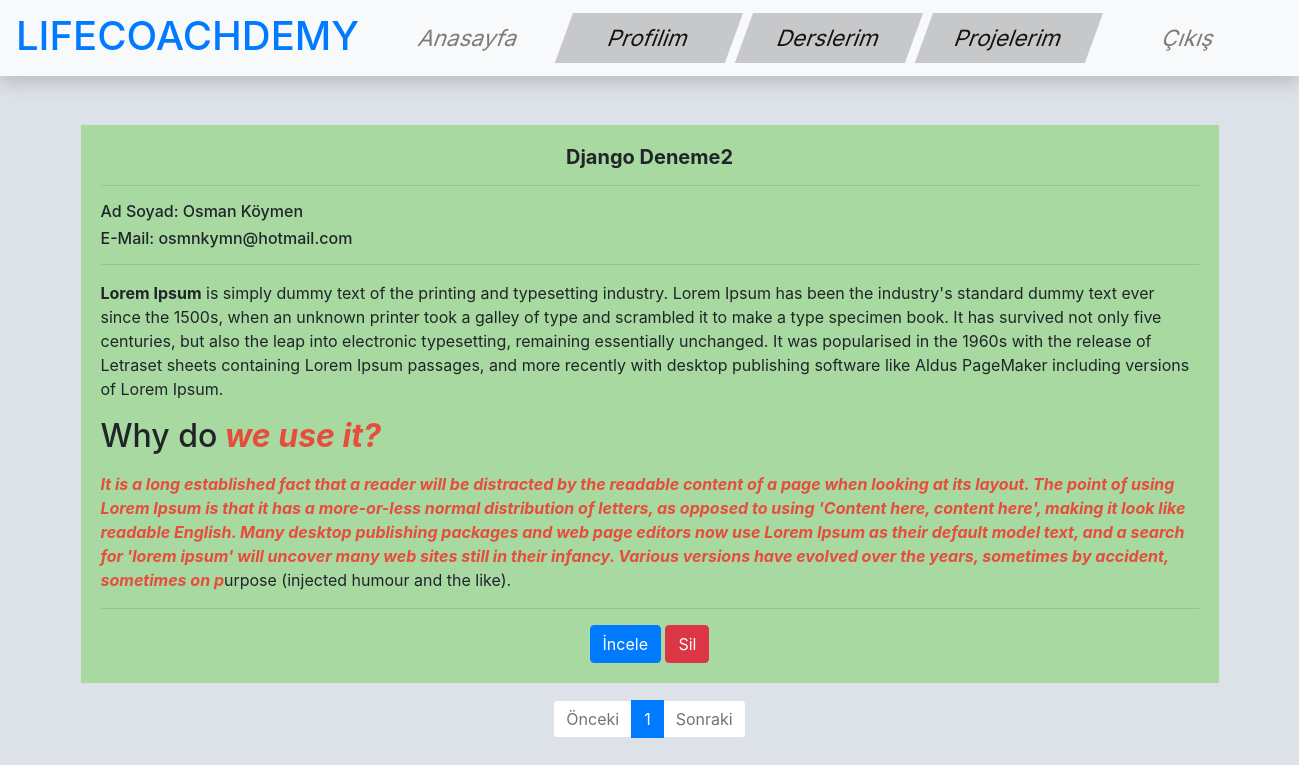
/contact/index/ (signed in), run on the app's committed database.
### contact/models.py (models this page shows, shortened)
class Contact(models.Model):
    full_name = models.CharField(max_length=250, verbose_name='Ad Soyad')
    name = models.CharField(max_length=120, verbose_name='Başlık')
    eMail = models.EmailField(verbose_name='E-mail')
    content = RichTextField(verbose_name='İçerik', null=True, blank=True)
    slug = models.SlugField(unique=True, editable=False, max_length=130)
    answered = models.BooleanField(verbose_name='Cevaplanma Durumu', default=False)
    post_answered_user = models.ForeignKey('auth.User', verbose_name='Postu Cevaplayan Kişi', on_delete=models.CASCADE, null=True, blank=True)
    def get_absolute_url(self):
        return reverse('contact:detail', kwargs={'slug': self.slug})
    def get_delete_url(self):
        return reverse('contact:delete', kwargs={'slug': self.slug})

### contact/views.py (the view, shortened to what this page needs)
def contact_index(request):
    if not request.user.is_superuser:
        return Http404()
    contact_list = Contact.objects.all()
    query = request.GET.get('q')
    paginator = Paginator(contact_list, 5)
    page = request.GET.get('sayfa')
    try:
        contacts = paginator.page(page)
    except PageNotAnInteger:
        contacts = paginator.page(1)
    except EmptyPage:
        contacts = paginator.page(paginator.num_pages)
    return render(request, 'contact/index.html', {'contacts': contacts})

### templates/contact/index.html (shortened to what this page needs)
{% extends 'base.html' %}
{% block body %}
    {% for contact in contacts %}
        <div class="container">
            <div class="row justify-content-center mt-5" style="margin-top:20px;">
                <div class="card">
                    <div class="card-body" style="background-color: {% if contact.answered %}#a7d9a0{% endif %}{% if not contact.answered %}#d9a9a0{% endif %}">
                        <h5 class="card-title" style="text-align:center;font-weight: bold;">{{ contact.name }}</h5>
                        <hr>
                        <h6>Ad Soyad: {{ contact.full_name }}</h6>
                        <h6>E-Mail: {{ contact.eMail }}</h6>
                        <hr>
                        <p class="card-text">{{ contact.content|safe|linebreaks }}</p>
                        <hr>
                        <div style="text-align:center;">
                            <a href="{{ contact.get_absolute_url }}" class="btn btn-primary">İncele</a>
                            <a href="{{ contact.get_delete_url }}" class="btn btn-danger">Sil</a>
                        </div>
                    </div>
                </div>
            </div>
        </div>
    {% endfor %}
    <div class="row justify-content-center mt-3">
        <ul class="pagination">
            <li class="page-item {% if not contacts.has_previous %}disabled{% endif %}">
                <a class="page-link" {% if not contacts.has_previous %} href="#" {% endif %}  tabindex="-1" aria-disabled="true">Önceki</a>
            </li>
            {% for page in contacts.paginator.page_range %}
            <li class="page-item {% ifequal page contacts.number %}active{% endifequal %}"><a class="page-link" href="?sayfa={{ page }}{% if request.GET.q %}&q={{ request.GET.q }}{% endif %}">{{ page }}</a></li>
            {% endfor %}
            <li class="page-item {% if not contacts.has_next %}disabled{% endif %}">
                <a class="page-link" {% if not contacts.has_next %} href="#" {% endif %}  tabindex="-1" aria-disabled="true">Sonraki</a>
            </li>
        </ul>
    </div>
{% endblock %}

### static/css/base.css (style rules this page uses)
body { background-color: #dde2e8; }

### data on the page
Contact: name "Django Deneme2", full_name "Osman Köymen", eMail "osmnkymn@hotmail.com", content "Lorem Ipsum is simply dummy text of the printing and typesetting industry. Lorem Ipsum has been the industry's standard dummy text ever since the 1500s, when an unknown printer took a galley of type and scrambled it to make a type specimen book. It has survived not only five centuries, but also the leap into electronic typesetting, remaining essentially unchanged. It was popularised in the 1960s with the release of Letraset sheets containing Lorem Ipsum passages, and more recently with desktop publishing software like Aldus PageMaker including versions of Lorem Ipsum. Why do we use it? It is a long established fact that a reader will be distracted by the readable content of a page when…"

### other printed values
{{ page }} "1"
